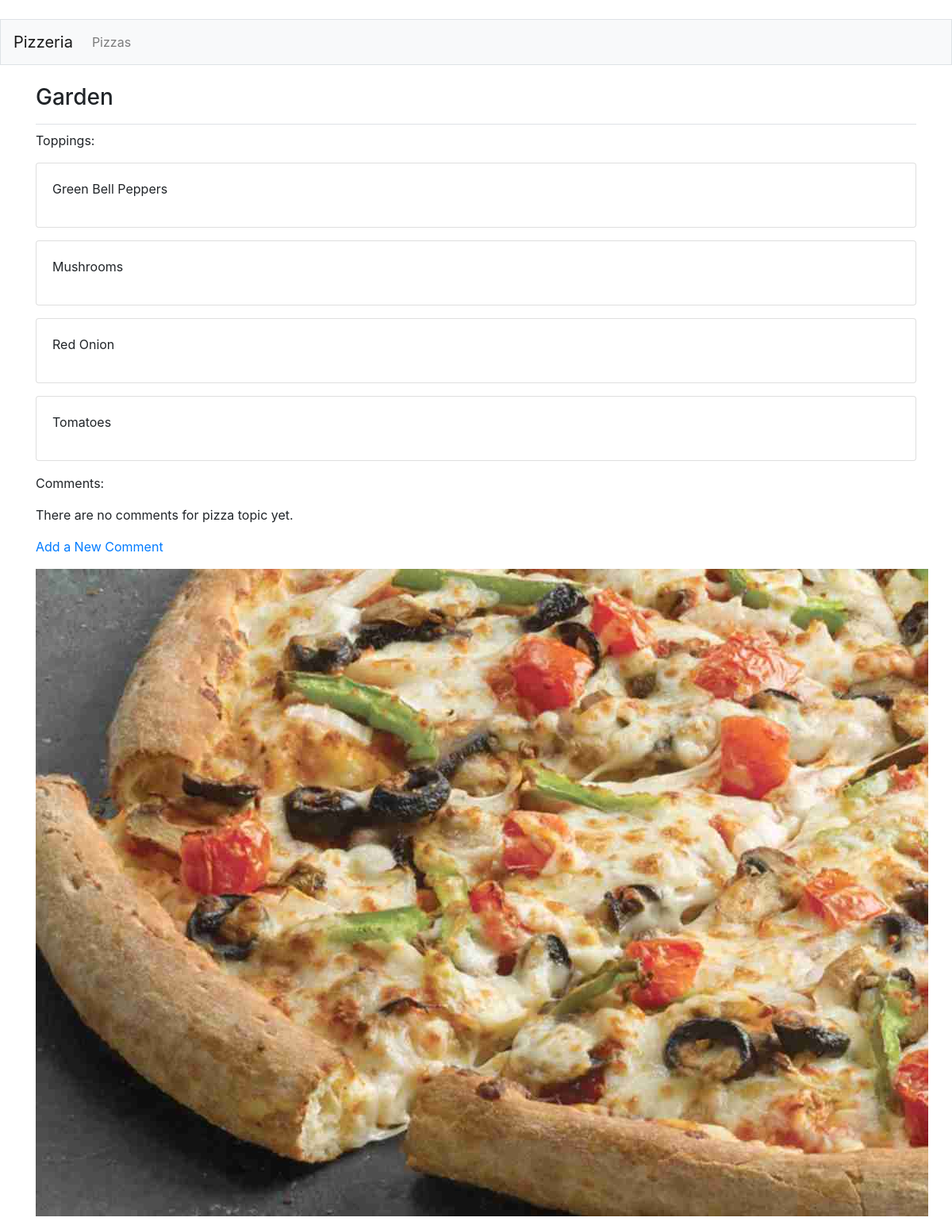
The page /pizzas/2/ on the database as committed earlier.
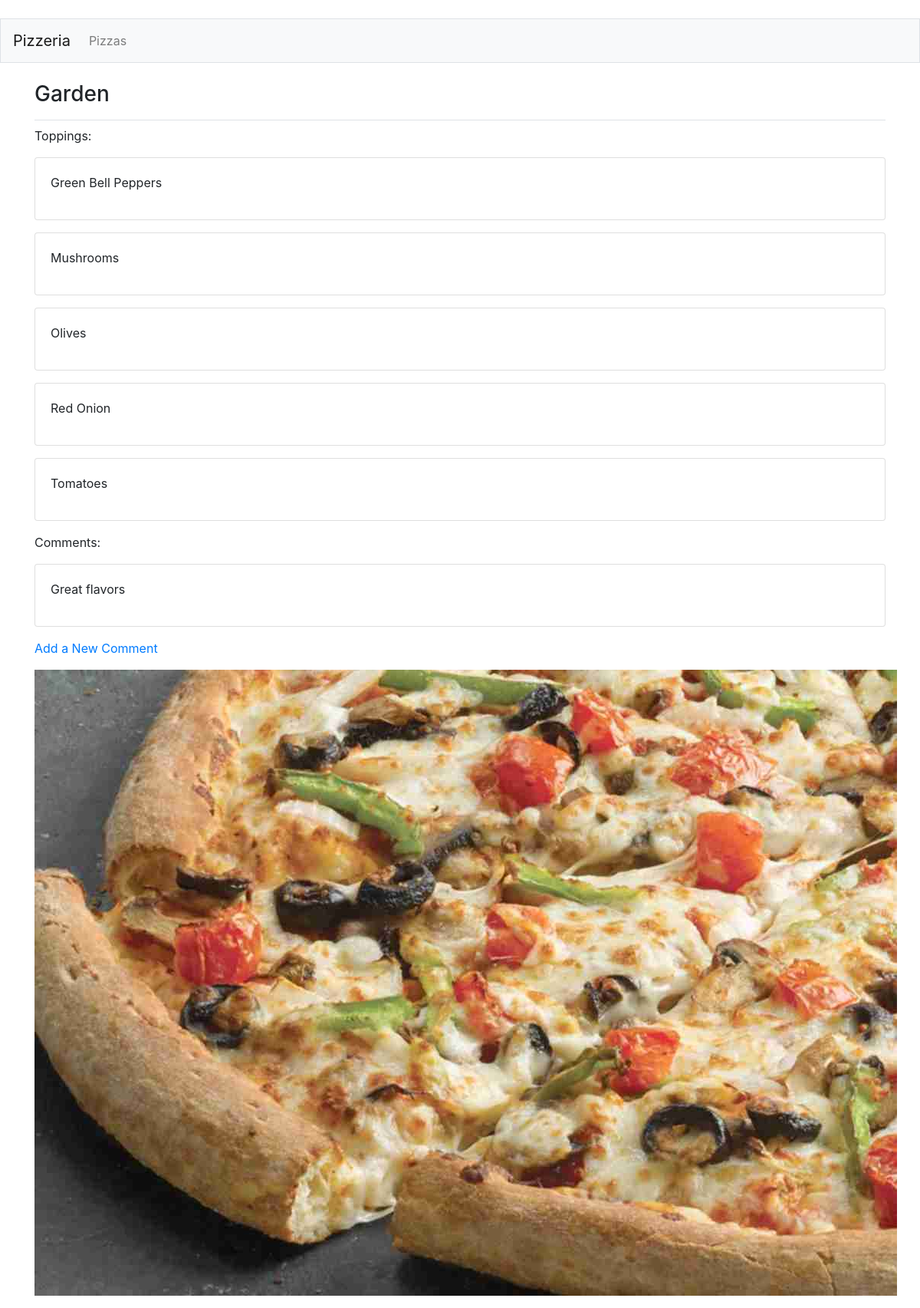
The same page on the database as committed later.
### pizzas/models.py (models this page shows, shortened)
class Pizza(models.Model):
    name = models.CharField(max_length=200)
    def __str__(self):
        return self.name

class Topping(models.Model):
    pizza = models.ForeignKey(Pizza, on_delete=models.CASCADE)
    name = models.TextField()
    class Meta:
        verbose_name_plural = 'toppings'

class Comment(models.Model):
    pizza = models.ForeignKey(Pizza, on_delete=models.CASCADE)
    name = models.TextField()
    class Meta:
        verbose_name_plural = 'comments'

### pizzas/views.py (the view)
# urls.py: path('pizzas/<int:pizza_id>/',views.pizza,name = 'pizza'),
def pizza(request, pizza_id):
    pizza = Pizza.objects.get(id=pizza_id)
    toppings = pizza.topping_set.order_by('name')
    comments = pizza.comment_set.order_by('name')
    context = {'pizza':pizza, 'toppings':toppings, 'comments':comments}
    return render(request,'pizzas/pizza.html',context)

### pizzas/templates/pizzas/pizza.html (shortened to what this page needs)
{%extends "pizzas/base.html"%}
{%block page_header %}
<h3>{{pizza}}</h3>
{% endblock page_header %}
{% block content %}
    <p>Toppings:</p>
    {% for topping in toppings %}
    <div class="card mb-3">
        <div class="card-body">
            {{ topping.name|linebreaks }}
        </div>
    </div>
    {% empty %}
    <p>There are no toppings for this pizza yet.</p>
    {% endfor %}
    <p>Comments:</p>
    {% for comment in comments %}
    <div class="card mb-3">
        <div class="card-body">
            {{ comment.name|linebreaks }}
        </div>
    </div>
    {% empty %}
    <p>There are no comments for pizza topic yet.</p>
    {% endfor %}
    <p>
        <a href="{% url 'pizzas:new_comment' pizza.id %}">Add a New Comment</a>
    </p>
    {% if pizza.name == 'Supreme' %}
        {% load static %}<img src="{% static "media/supreme.jpg" %}" alt ="pizza"/>
    {% elif pizza.name == 'Hawaiian' %}
        {% load static %}<img src="{% static "media/hawaiian.jpg" %}" alt ="pizza"/>
    {% elif pizza.name == 'Meat Lovers' %}
        {% load static %}<img src="{% static "media/meats.jpg" %}" alt ="pizza"/>
    {% elif pizza.name == 'Garden' %}
    <p>
        {% load static %}<img src="{% static "media/garden.jpg" %}" alt ="pizza"/>
    </p>
    {% endif %}
{% endblock content %}

### pizzas/templates/pizzas/base.html (shortened to what this page needs)
{% load bootstrap4 %}
<!doctype html>
<html lang="en">
<head>
    {% bootstrap_css %}
</head>
<body>
    <nav class = "navbar navbar-expand-md navbar-light bg-light mb-4 border">
        <a class = "navbar-brand" href="{% url 'pizzas:index'%}">Pizzeria</a>
    <div class = "collapse navbar-collapse" id="navbarCollapse">
        <ul class="navbar-nav mr-auto">
            <li class = "nav-item">
                <a class="nav-link" href="{% url 'pizzas:pizzas'%}">Pizzas</a>
            </li>
        </ul>
    </div>
    </nav>
    <main role = "main" class = "container">
        <div class="pb-2 mb-2 border-bottom">
            {% block page_header %}{% endblock page_header %}
        </div>
        <div>
            {% block content %}{% endblock content %}
        </div>
    </main>
</body>
</html>

Rows that differ between the two databases and show on the page:
added Topping: name "Olives"
now on this page (row edited): Comment: name "Great flavors"
Other text that changed with them:
text no longer shown: "There are no comments for pizza topic yet."
